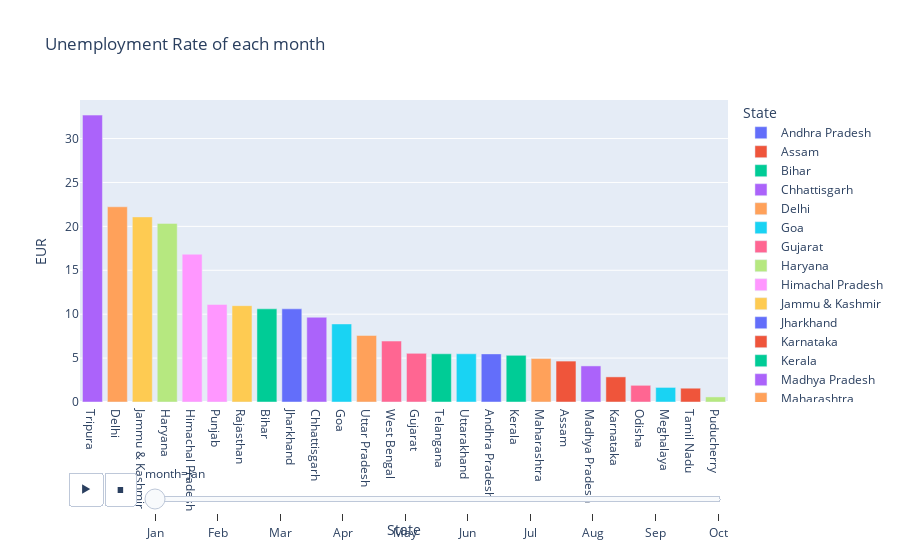

Source (notebook cell):
### Code cell
# Barplot Unemployemnet Rate (Monthly)

fig = exp.bar(data_frame=df,x='State',y='EUR', animation_frame='month',color='State',title='Unemployment Rate of each month')

fig.update_layout(xaxis = {'categoryorder' : 'total descending'})

fig.layout.updatemenus[0].buttons[0].args[1]['frame']['duration'] = 2000

fig.show()

### Figure 1 — Plotly figure (JSON) as saved in the notebook; plotly's stock layout.template omitted (floating-point values rounded to 4 significant figures)
{"data": [{"alignmentgroup": "True", "hovertemplate": "State=%{x}<br>month=Jan<br>EUR=%{y}<extra></extra>", "legendgroup": "Andhra Pradesh", "marker": {"color": "#636efa", "pattern": {"shape": ""}}, "name": "Andhra Pradesh", "offsetgroup": "Andhra Pradesh", "orientation": "v", "showlegend": true, "textposition": "auto", "type": "bar", "x": ["Andhra Pradesh"], "xaxis": "x", "y": [5.48], "yaxis": "y"}, {"alignmentgroup": "True", "hovertemplate": "State=%{x}<br>month=Jan<br>EUR=%{y}<extra></extra>", "legendgroup": "Assam", "marker": {"color": "#EF553B", "pattern": {"shape": ""}}, "name": "Assam", "offsetgroup": "Assam", "orientation": "v", "showlegend": true, "textposition": "auto", "type": "bar", "x": ["Assam"], "xaxis": "x", "y": [4.66], "yaxis": "y"}, {"alignmentgroup": "True", "hovertemplate": "State=%{x}<br>month=Jan<br>EUR=%{y}<extra></extra>", "legendgroup": "Bihar", "marker": {"color": "#00cc96", "pattern": {"shape": ""}}, "name": "Bihar", "offsetgroup": "Bihar", "orientation": "v", "showlegend": true, "textposition": "auto", "type": "bar", "x": ["Bihar"], "xaxis": "x", "y": [10.61], "yaxis": "y"}, {"alignmentgroup": "True", "hovertemplate": "State=%{x}<br>month=Jan<br>EUR=%{y}<extra></extra>", "legendgroup": "Chhattisgarh", "marker": {"color": "#ab63fa", "pattern": {"shape": ""}}, "name": "Chhattisgarh", "offsetgroup": "Chhattisgarh", "orientation": "v", "showlegend": true, "textposition": "auto", "type": "bar", "x": ["Chhattisgarh"], "xaxis": "x", "y": [9.65], "yaxis": "y"}, {"alignmentgroup": "True", "hovertemplate": "State=%{x}<br>month=Jan<br>EUR=%{y}<extra></extra>", "legendgroup": "Delhi", "marker": {"color": "#FFA15A", "pattern": {"shape": ""}}, "name": "Delhi", "offsetgroup": "Delhi", "orientation": "v", "showlegend": true, "textposition": "auto", "type": "bar", "x": ["Delhi"], "xaxis": "x", "y": [22.23], "yaxis": "y"}, {"alignmentgroup": "True", "hovertemplate": "State=%{x}<br>month=Jan<br>EUR=%{y}<extra></extra>", "legendgroup": "Goa", "marker": {"color": "#19d3f3", "pattern": {"shape": ""}}, "name": "Goa", "offsetgroup": "Goa", "orientation": "v", "showlegend": true, "textposition": "auto", "type": "bar", "x": ["Goa"], "xaxis": "x", "y": [8.89], "yaxis": "y"}, {"alignmentgroup": "True", "hovertemplate": "State=%{x}<br>month=Jan<br>EUR=%{y}<extra></extra>", "legendgroup": "Gujarat", "marker": {"color": "#FF6692", "pattern": {"shape": ""}}, "name": "Gujarat", "offsetgroup": "Gujarat", "orientation": "v", "showlegend": true, "textposition": "auto", "type": "bar", "x": ["Gujarat"], "xaxis": "x", "y": [5.54], "yaxis": "y"}, {"alignmentgroup": "True", "hovertemplate": "State=%{x}<br>month=Jan<br>EUR=%{y}<extra></extra>", "legendgroup": "Haryana", "marker": {"color": "#B6E880", "pattern": {"shape": ""}}, "name": "Haryana", "offsetgroup": "Haryana", "orientation": "v", "showlegend": true, "textposition": "auto", "type": "bar", "x": ["Haryana"], "xaxis": "x", "y": [20.34], "yaxis": "y"}, {"alignmentgroup": "True", "hovertemplate": "State=%{x}<br>month=Jan<br>EUR=%{y}<extra></extra>", "legendgroup": "Himachal Pradesh", "marker": {"color": "#FF97FF", "pattern": {"shape": ""}}, "name": "Himachal Pradesh", "offsetgroup": "Himachal Pradesh", "orientation": "v", "showlegend": true, "textposition": "auto", "type": "bar", "x": ["Himachal Pradesh"], "xaxis": "x", "y": [16.83], "yaxis": "y"}, {"alignmentgroup": "True", "hovertemplate": "State=%{x}<br>month=Jan<br>EUR=%{y}<extra></extra>", "legendgroup": "Jammu & Kashmir", "marker": {"color": "#FECB52", "pattern": {"shape": ""}}, "name": "Jammu & Kashmir", "offsetgroup": "Jammu & Kashmir", "orientation": "v", "showlegend": true, "textposition": "auto", "type": "bar", "x": ["Jammu & Kashmir"], "xaxis": "x", "y": [21.08], "yaxis": "y"}, {"alignmentgroup": "True", "hovertemplate": "State=%{x}<br>month=Jan<br>EUR=%{y}<extra></extra>", "legendgroup": "Jharkhand", "marker": {"color": "#636efa", "pattern": {"shape": ""}}, "name": "Jharkhand", "offsetgroup": "Jharkhand", "orientation": "v", "showlegend": true, "textposition": "auto", "type": "bar", "x": ["Jharkhand"], "xaxis": "x", "y": [10.61], "yaxis": "y"}, {"alignmentgroup": "True", "hovertemplate": "State=%{x}<br>month=Jan<br>EUR=%{y}<extra></extra>", "legendgroup": "Karnataka", "marker": {"color": "#EF553B", "pattern": {"shape": ""}}, "name": "Karnataka", "offsetgroup": "Karnataka", "orientation": "v", "showlegend": true, "textposition": "auto", "type": "bar", "x": ["Karnataka"], "xaxis": "x", "y": [2.86], "yaxis": "y"}, {"alignmentgroup": "True", "hovertemplate": "State=%{x}<br>month=Jan<br>EUR=%{y}<extra></extra>", "legendgroup": "Kerala", "marker": {"color": "#00cc96", "pattern": {"shape": ""}}, "name": "Kerala", "offsetgroup": "Kerala", "orientation": "v", "showlegend": true, "textposition": "auto", "type": "bar", "x": ["Kerala"], "xaxis": "x", "y": [5.31], "yaxis": "y"}, {"alignmentgroup": "True", "hovertemplate": "State=%{x}<br>month=Jan<br>EUR=%{y}<extra></extra>", "legendgroup": "Madhya Pradesh", "marker": {"color": "#ab63fa", "pattern": {"shape": ""}}, "name": "Madhya Pradesh", "offsetgroup": "Madhya Pradesh", "orientation": "v", "showlegend": true, "textposition": "auto", "type": "bar", "x": ["Madhya Pradesh"], "xaxis": "x", "y": [4.11], "yaxis": "y"}, {"alignmentgroup": "True", "hovertemplate": "State=%{x}<br>month=Jan<br>EUR=%{y}<extra></extra>", "legendgroup": "Maharashtra", "marker": {"color": "#FFA15A", "pattern": {"shape": ""}}, "name": "Maharashtra", "offsetgroup": "Maharashtra", "orientation": "v", "showlegend": true, "textposition": "auto", "type": "bar", "x": ["Maharashtra"], "xaxis": "x", "y": [4.95], "yaxis": "y"}, {"alignmentgroup": "True", "hovertemplate": "State=%{x}<br>month=Jan<br>EUR=%{y}<extra></extra>", "legendgroup": "Meghalaya", "marker": {"color": "#19d3f3", "pattern": {"shape": ""}}, "name": "Meghalaya", "offsetgroup": "Meghalaya", "orientation": "v", "showlegend": true, "textposition": "auto", "type": "bar", "x": ["Meghalaya"], "xaxis": "x", "y": [1.66], "yaxis": "y"}, {"alignmentgroup": "True", "hovertemplate": "State=%{x}<br>month=Jan<br>EUR=%{y}<extra></extra>", "legendgroup": "Odisha", "marker": {"color": "#FF6692", "pattern": {"shape": ""}}, "name": "Odisha", "offsetgroup": "Odisha", "orientation": "v", "showlegend": true, "textposition": "auto", "type": "bar", "x": ["Odisha"], "xaxis": "x", "y": [1.9], "yaxis": "y"}, {"alignmentgroup": "True", "hovertemplate": "State=%{x}<br>month=Jan<br>EUR=%{y}<extra></extra>", "legendgroup": "Puducherry", "marker": {"color": "#B6E880", "pattern": {"shape": ""}}, "name": "Puducherry", "offsetgroup": "Puducherry", "orientation": "v", "showlegend": true, "textposition": "auto", "type": "bar", "x": ["Puducherry"], "xaxis": "x", "y": [0.58], "yaxis": "y"}, {"alignmentgroup": "True", "hovertemplate": "State=%{x}<br>month=Jan<br>EUR=%{y}<extra></extra>", "legendgroup": "Punjab", "marker": {"color": "#FF97FF", "pattern": {"shape": ""}}, "name": "Punjab", "offsetgroup": "Punjab", "orientation": "v", "showlegend": true, "textposition": "auto", "type": "bar", "x": ["Punjab"], "xaxis": "x", "y": [11.11], "yaxis": "y"}, {"alignmentgroup": "True", "hovertemplate": "State=%{x}<br>month=Jan<br>EUR=%{y}<extra></extra>", "legendgroup": "Rajasthan", "marker": {"color": "#FECB52", "pattern": {"shape": ""}}, "name": "Rajasthan", "offsetgroup": "Rajasthan", "orientation": "v", "showlegend": true, "textposition": "auto", "type": "bar", "x": ["Rajasthan"], "xaxis": "x", "y": [10.97], "yaxis": "y"}, {"alignmentgroup": "True", "hovertemplate": "State=%{x}<br>month=Jan<br>EUR=%{y}<extra></extra>", "legendgroup": "Tamil Nadu", "marker": {"color": "#EF553B", "pattern": {"shape": ""}}, "name": "Tamil Nadu", "offsetgroup": "Tamil Nadu", "orientation": "v", "showlegend": true, "textposition": "auto", "type": "bar", "x": ["Tamil Nadu"], "xaxis": "x", "y": [1.57], "yaxis": "y"}, {"alignmentgroup": "True", "hovertemplate": "State=%{x}<br>month=Jan<br>EUR=%{y}<extra></extra>", "legendgroup": "Telangana", "marker": {"color": "#00cc96", "pattern": {"shape": ""}}, "name": "Telangana", "offsetgroup": "Telangana", "orientation": "v", "showlegend": true, "textposition": "auto", "type": "bar", "x": ["Telangana"], "xaxis": "x", "y": [5.49], "yaxis": "y"}, {"alignmentgroup": "True", "hovertemplate": "State=%{x}<br>month=Jan<br>EUR=%{y}<extra></extra>", "legendgroup": "Tripura", "marker": {"color": "#ab63fa", "pattern": {"shape": ""}}, "name": "Tripura", "offsetgroup": "Tripura", "orientation": "v", "showlegend": true, "textposition": "auto", "type": "bar", "x": ["Tripura"], "xaxis": "x", "y": [32.67], "yaxis": "y"}, {"alignmentgroup": "True", "hovertemplate": "State=%{x}<br>month=Jan<br>EUR=%{y}<extra></extra>", "legendgroup": "Uttar Pradesh", "marker": {"color": "#FFA15A", "pattern": {"shape": ""}}, "name": "Uttar Pradesh", "offsetgroup": "Uttar Pradesh", "orientation": "v", "showlegend": true, "textposition": "auto", "type": "bar", "x": ["Uttar Pradesh"], "xaxis": "x", "y": [7.58], "yaxis": "y"}, {"alignmentgroup": "True", "hovertemplate": "State=%{x}<br>month=Jan<br>EUR=%{y}<extra></extra>", "legendgroup": "Uttarakhand", "marker": {"color": "#19d3f3", "pattern": {"shape": ""}}, "name": "Uttarakhand", "offsetgroup": "Uttarakhand", "orientation": "v", "showlegend": true, "textposition": "auto", "type": "bar", "x": ["Uttarakhand"], "xaxis": "x", "y": [5.49], "yaxis": "y"}, {"alignmentgroup": "True", "hovertemplate": "State=%{x}<br>month=Jan<br>EUR=%{y}<extra></extra>", "legendgroup": "West Bengal", "marker": {"color": "#FF6692", "pattern": {"shape": ""}}, "name": "West Bengal", "offsetgroup": "West Bengal", "orientation": "v", "showlegend": true, "textposition": "auto", "type": "bar", "x": ["West Bengal"], "xaxis": "x", "y": [6.94], "yaxis": "y"}], "layout": {"barmode": "relative", "legend": {"title": {"text": "State"}, "tracegroupgap": 0}, "sliders": [{"active": 0, "currentvalue": {"prefix": "month="}, "len": 0.9, "pad": {"b": 10, "t": 60}, "steps": [{"args": [["Jan"], {"frame": {"duration": 0, "redraw": true}, "fromcurrent": true, "mode": "immediate", "transition": {"duration": 0, "easing": "linear"}}], "label": "Jan", "method": "animate"}, {"args": [["Feb"], {"frame": {"duration": 0, "redraw": true}, "fromcurrent": true, "mode": "immediate", "transition": {"duration": 0, "easing": "linear"}}], "label": "Feb", "method": "animate"}, {"args": [["Mar"], {"frame": {"duration": 0, "redraw": true}, "fromcurrent": true, "mode": "immediate", "transition": {"duration": 0, "easing": "linear"}}], "label": "Mar", "method": "animate"}, {"args": [["Apr"], {"frame": {"duration": 0, "redraw": true}, "fromcurrent": true, "mode": "immediate", "transition": {"duration": 0, "easing": "linear"}}], "label": "Apr", "method": "animate"}, {"args": [["May"], {"frame": {"duration": 0, "redraw": true}, "fromcurrent": true, "mode": "immediate", "transition": {"duration": 0, "easing": "linear"}}], "label": "May", "method": "animate"}, {"args": [["Jun"], {"frame": {"duration": 0, "redraw": true}, "fromcurrent": true, "mode": "immediate", "transition": {"duration": 0, "easing": "linear"}}], "label": "Jun", "method": "animate"}, {"args": [["Jul"], {"frame": {"duration": 0, "redraw": true}, "fromcurrent": true, "mode": "immediate", "transition": {"duration": 0, "easing": "linear"}}], "label": "Jul", "method": "animate"}, {"args": [["Aug"], {"frame": {"duration": 0, "redraw": true}, "fromcurrent": true, "mode": "immediate", "transition": {"duration": 0, "easing": "linear"}}], "label": "Aug", "method": "animate"}, {"args": [["Sep"], {"frame": {"duration": 0, "redraw": true}, "fromcurrent": true, "mode": "immediate", "transition": {"duration": 0, "easing": "linear"}}], "label": "Sep", "method": "animate"}, {"args": [["Oct"], {"frame": {"duration": 0, "redraw": true}, "fromcurrent": true, "mode": "immediate", "transition": {"duration": 0, "easing": "linear"}}], "label": "Oct", "method": "animate"}], "x": 0.1, "xanchor": "left", "y": 0, "yanchor": "top"}], "title": {"text": "Unemployment Rate of each month"}, "updatemenus": [{"buttons": [{"args": [null, {"frame": {"duration": 2000, "redraw": true}, "fromcurrent": true, "mode": "immediate", "transition": {"duration": 500, "easing": "linear"}}], "label": "&#9654;", "method": "animate"}, {"args": [[null], {"frame": {"duration": 0, "redraw": true}, "fromcurrent": true, "mode": "immediate", "transition": {"duration": 0, "easing": "linear"}}], "label": "&#9724;", "method": "animate"}], "direction": "left", "pad": {"r": 10, "t": 70}, "showactive": false, "type": "buttons", "x": 0.1, "xanchor": "right", "y": 0, "yanchor": "top"}], "xaxis": {"anchor": "y", "categoryarray": ["Andhra Pradesh", "Assam", "Bihar", "Chhattisgarh", "Delhi", "Goa", "Gujarat", "Haryana", "Himachal Pradesh", "Jammu & Kashmir", "Jharkhand", "Karnataka", "Kerala", "Madhya Pradesh", "Maharashtra", "Meghalaya", "Odisha", "Puducherry", "Punjab", "Rajasthan", "Sikkim", "Tamil Nadu", "Telangana", "Tripura", "Uttar Pradesh", "Uttarakhand", "West Bengal"], "categoryorder": "total descending", "domain": [0, 1], "title": {"text": "State"}}, "yaxis": {"anchor": "x", "domain": [0, 1], "title": {"text": "EUR"}}}}
